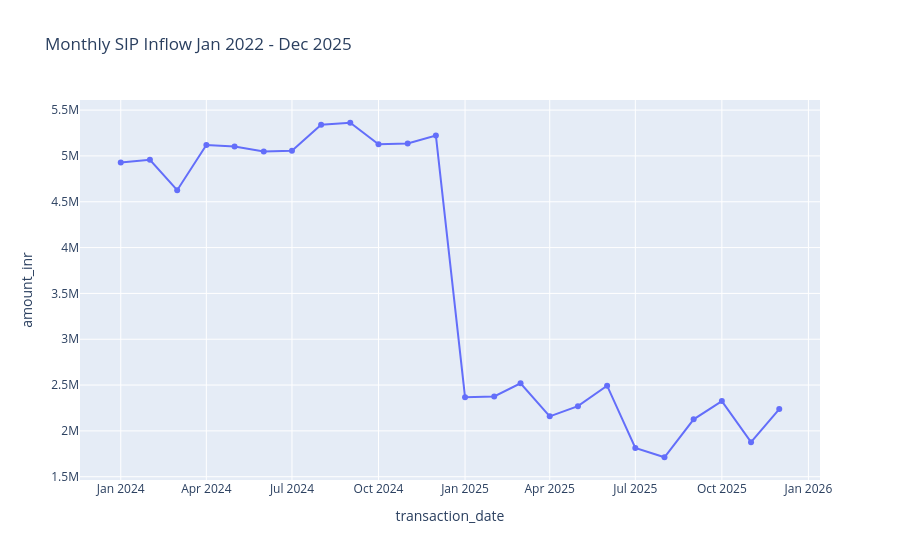

The code cell stored with this chart in its notebook:
### Code cell
# Task 3 - SIP Inflow Time Series
txn['transaction_date'] = pd.to_datetime(txn['transaction_date'])

# Filter SIP only
sip = txn[txn['transaction_type'] == 'SIP']

print(sip.shape)  # check if SIP rows exist
print(sip['transaction_type'].unique())

# Group by month
sip_monthly = sip.groupby(sip['transaction_date'].dt.to_period('M'))['amount_inr'].sum().reset_index()
sip_monthly['transaction_date'] = sip_monthly['transaction_date'].astype(str)

# Plot
fig = px.line(
    sip_monthly,
    x='transaction_date',
    y='amount_inr',
    title='Monthly SIP Inflow Jan 2022 - Dec 2025',
    markers=True
)

fig.show()

### Figure 1 — Plotly figure (JSON) as saved in the notebook; plotly's stock layout.template omitted (floating-point values rounded to 4 significant figures)
{"data": [{"hovertemplate": "transaction_date=%{x}<br>amount_inr=%{y}<extra></extra>", "legendgroup": "", "line": {"color": "#636efa", "dash": "solid"}, "marker": {"symbol": "circle"}, "mode": "lines+markers", "name": "", "orientation": "v", "showlegend": false, "type": "scatter", "x": ["2024-01", "2024-02", "2024-03", "2024-04", "2024-05", "2024-06", "2024-07", "2024-08", "2024-09", "2024-10", "2024-11", "2024-12", "2025-01", "2025-02", "2025-03", "2025-04", "2025-05", "2025-06", "2025-07", "2025-08", "2025-09", "2025-10", "2025-11", "2025-12"], "xaxis": "x", "y": [4927755, 4957414, 4626129, 5119993, 5102202, 5047734, 5057047, 5339672, 5361955, 5127552, 5136329, 5222264, 2367985, 2376512, 2519678, 2158706, 2269652, 2493325, 1813820, 1712556, 2126540, 2325316, 1876896, 2238277], "yaxis": "y"}], "layout": {"legend": {"tracegroupgap": 0}, "title": {"text": "Monthly SIP Inflow Jan 2022 - Dec 2025"}, "xaxis": {"anchor": "y", "domain": [0, 1], "title": {"text": "transaction_date"}}, "yaxis": {"anchor": "x", "domain": [0, 1], "title": {"text": "amount_inr"}}}}
